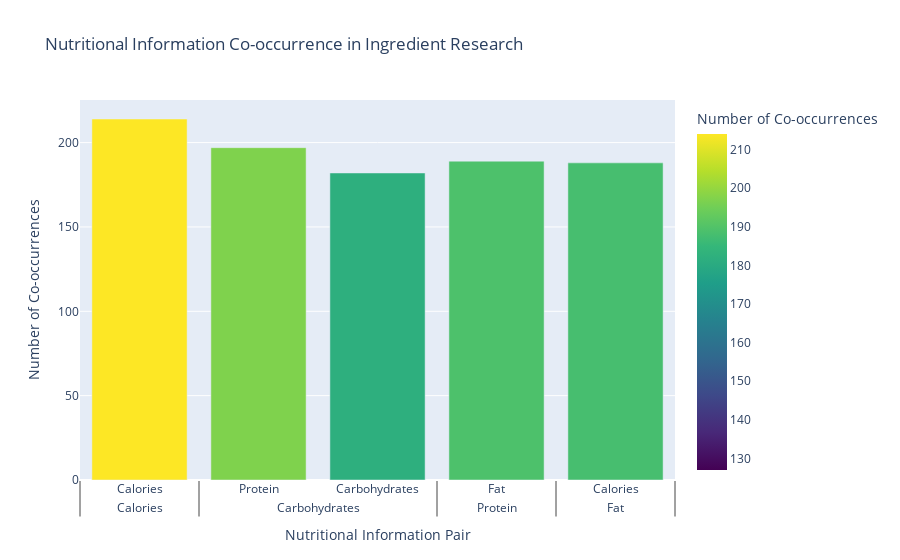

Notebook source saved alongside this figure:
### Code cell
query = """
MATCH (i:IngredientResearch)-[:HAS_NUTRITIONAL_INFORMATION]->(n:NutritionalInformation)
RETURN i.ingredient_name AS IngredientResearch, n.nutrient AS NutritionalInformation
"""

with driver.session() as session:
    result = session.run(query)
    neo4j_data = [record.data() for record in result]


df = pd.DataFrame(neo4j_data)

ingredientresearch_nutriinfo = df.groupby('IngredientResearch')['NutritionalInformation'].apply(list).reset_index()

from itertools import combinations
from collections import Counter

nutriinfo_pairs = []
for nutriinfos in ingredientresearch_nutriinfo['NutritionalInformation']:
    pairs = combinations(nutriinfos, 5)
    nutriinfo_pairs.extend(pairs)

nutriinfo_pair_counts = Counter(nutriinfo_pairs)
nutriinfo_pair_df = pd.DataFrame(nutriinfo_pair_counts.items(), columns=['NutriInfoPair', 'Count'])

import plotly.express as px

fig = px.bar(nutriinfo_pair_df.sort_values('Count', ascending=False).head(40),
             x='NutriInfoPair', y='Count', color='Count',
             color_continuous_scale='Viridis', title='Nutritional Information Co-occurrence in Ingredient Research',
             labels={'NutriInfoPair': 'Nutritional Information Pair', 'Count': 'Number of Co-occurrences'})

fig.show()

### Figure 1 — Plotly figure (JSON) as saved in the notebook; plotly's stock layout.template omitted (floating-point values rounded to 4 significant figures; data arrays with more than 128 entries replaced by an {"elided": "..."} marker saying what was removed)
{"data": [{"alignmentgroup": "True", "hovertemplate": "Nutritional Information Pair=%{x}<br>Number of Co-occurrences=%{marker.color}<extra></extra>", "legendgroup": "", "marker": {"color": [214, 197, 189, 188, 182, 182, 180, 179, 176, 171, 164, 162, 158, 157, 154, 154, 154, 152, 150, 148, 148, 147, 143, 143, 143, 142, 141, 141, 140, 139, 138, 136, 136, 129, 129, 129, 128, 127, 127, 127], "coloraxis": "coloraxis", "pattern": {"shape": ""}}, "name": "", "offsetgroup": "", "orientation": "v", "showlegend": false, "textposition": "auto", "type": "bar", "x": {"elided": "40x5 str values"}, "xaxis": "x", "y": [214, 197, 189, 188, 182, 182, 180, 179, 176, 171, 164, 162, 158, 157, 154, 154, 154, 152, 150, 148, 148, 147, 143, 143, 143, 142, 141, 141, 140, 139, 138, 136, 136, 129, 129, 129, 128, 127, 127, 127], "yaxis": "y"}], "layout": {"barmode": "relative", "coloraxis": {"colorbar": {"title": {"text": "Number of Co-occurrences"}}, "colorscale": [[0, "#440154"], [0.1111, "#482878"], [0.2222, "#3e4989"], [0.3333, "#31688e"], [0.4444, "#26828e"], [0.5556, "#1f9e89"], [0.6667, "#35b779"], [0.7778, "#6ece58"], [0.8889, "#b5de2b"], [1, "#fde725"]]}, "legend": {"tracegroupgap": 0}, "title": {"text": "Nutritional Information Co-occurrence in Ingredient Research"}, "xaxis": {"anchor": "y", "domain": [0, 1], "title": {"text": "Nutritional Information Pair"}}, "yaxis": {"anchor": "x", "domain": [0, 1], "title": {"text": "Number of Co-occurrences"}}}}
